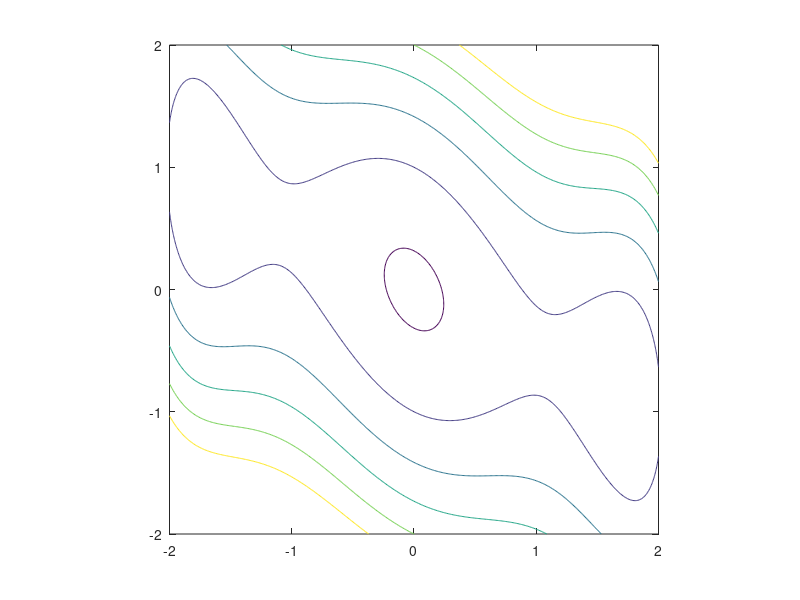

The MATLAB source for this figure: (Note: this script raises an error after producing the figure.)
%Pregunta 2.3
clear;   close all;   clc;
L = @(x,y) 2*(x.^2) -1.05*(x.^4) + (x.^6/6) + (x.*y) + (y.^2);
stepsize =  0.01; 
[X,Y] = meshgrid(-2:stepsize:2);
z = L(X,Y);
niveles = [0.1, -5:5];
contour(X,Y,z, niveles)

axis equal

hold on
x0 = [1;3];
x = [2:-0.2:0];
iterRC1 = 200;
iterRC2 = 10;

Cauchy = zeros(iterRC1, 2);
Dogleg = zeros(iterRC2, 2);
[f,grad,hess] = Camel();
xk = x0;
for i = 1:iterRC1
    Cauchy(i,:) = xk;
    [xk, ~] = mRC1(f, xk, 1);
end

xk = x0;
for i = 1:iterRC2
    Dogleg(i,:) = xk;
    [xk, ~] = mRC2(f, xk, 1);
end

trayC = plot(Cauchy(:, 1), Cauchy(:, 2),'--d');
trayD = plot(Dogleg(:, 1), Dogleg(:, 2),'--+');
legend([trayC, trayD], { 'Cauchy', 'Dogleg'});
view(20,20)
hold off
